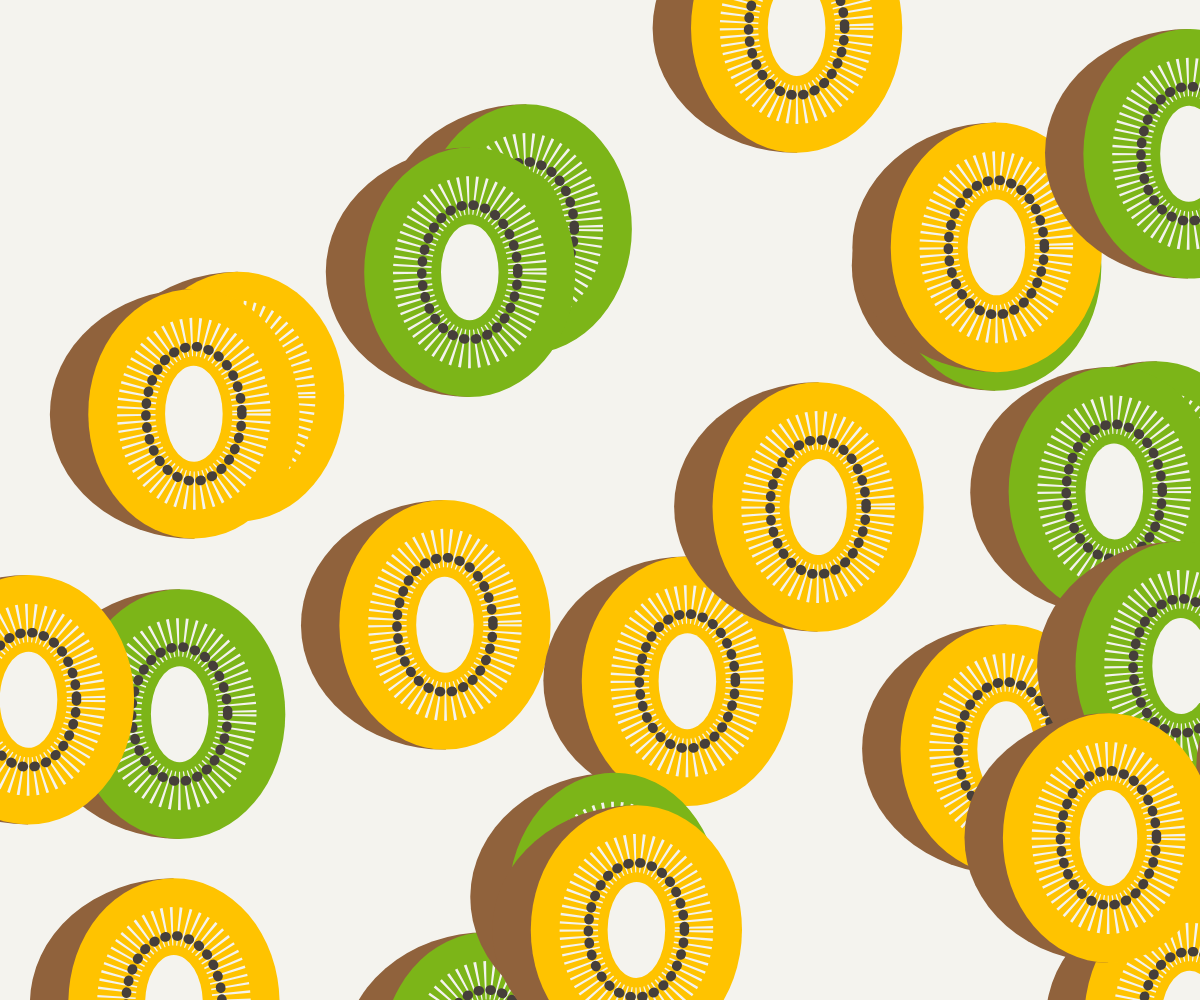
Frame 1 (no input)
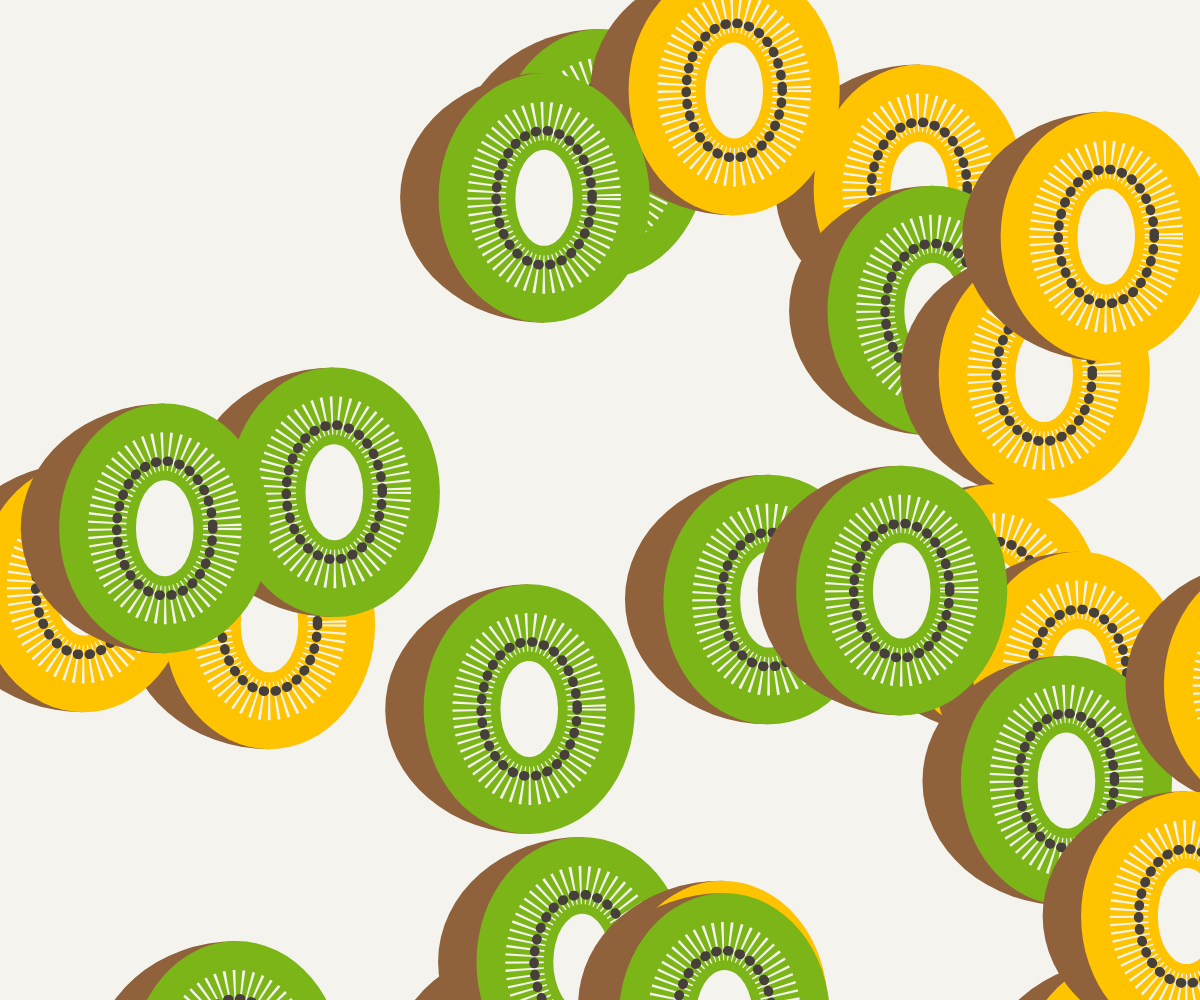
Frame 60 (no input)
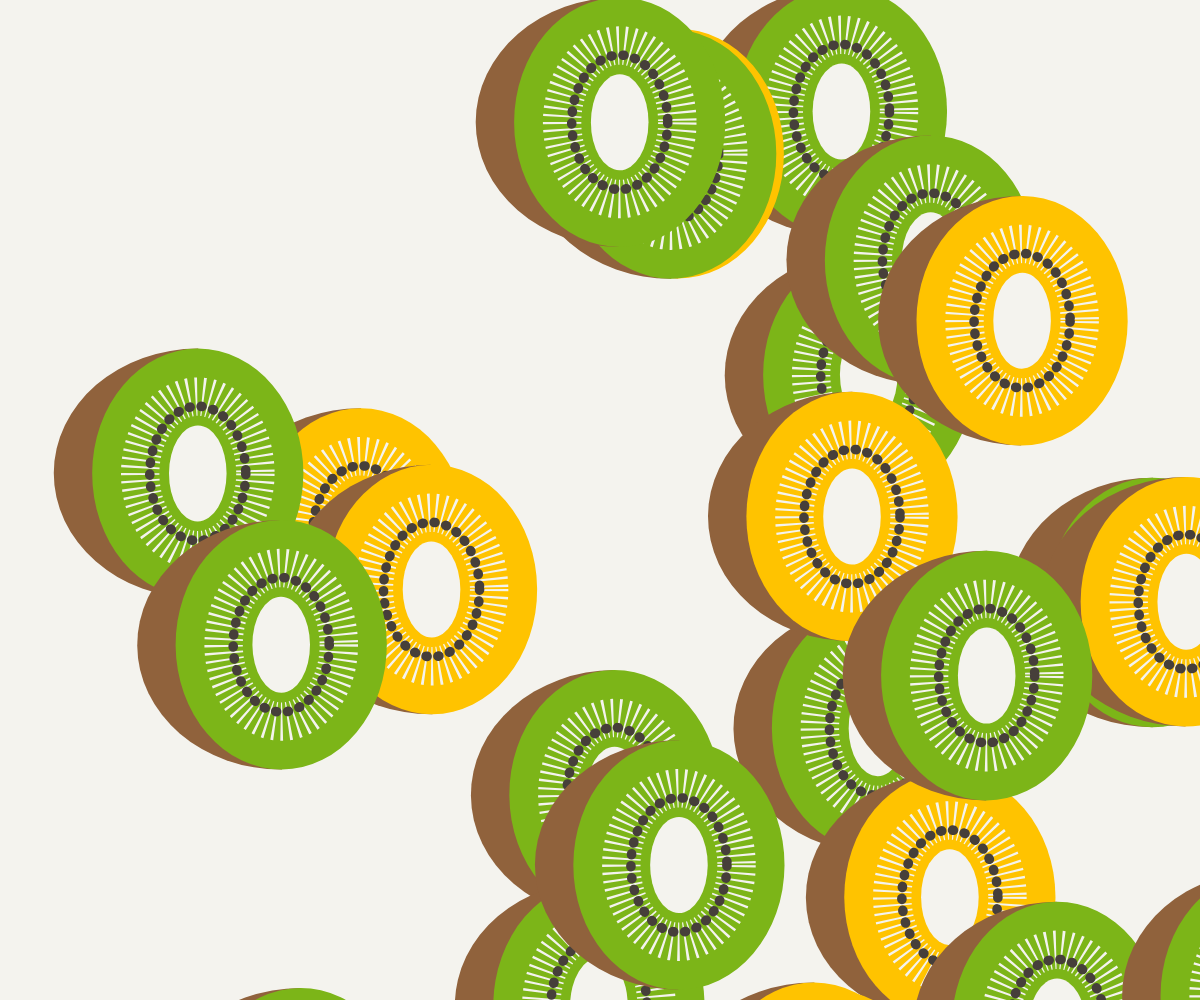
Frame 120 (the mouse pressed at the canvas centre since frame 60)

The p5.js sketch that drew these frames (run headless with seeded random() and noise() and a simulated clock; from frame 60 on, the mouse is pressed at the canvas centre):

// p5.js sketch
// ── sketch.js
let mis = ["#7cb518", "#ffc300"];
let tane = ["#463f3a"];
let bg = ["#f4f3ee"];

let rr = [270];
let shapes = []; // Array to store shape objects

class Shape {
  constructor(x, y) {
    this.x = x;
    this.y = y;
    this.offsetX = random(-100, 100); // Random offset
    this.offsetY = random(-100, 100);
    this.rotationSpeed = random(-0.5, 0.5); // Random rotation speed
    this.size = width / 5 * 0.8;
    this.moveSpeed = random(1, 2); // Random movement speed
    this.directionX = random([-1, 1]); // Random initial horizontal direction
    this.directionY = random([-1, 1]); // Random initial vertical direction
  }

  move() {
    // Move the shape horizontally
    this.x += this.moveSpeed * this.directionX;

    // If the shape reaches the edge, change its horizontal direction
    if (this.x < 0 || this.x > width) {
      this.directionX *= -1;
    }

    // Move the shape vertically
    this.y += this.moveSpeed * this.directionY;

    // If the shape reaches the edge, change its vertical direction
    if (this.y < 0 || this.y > height) {
      this.directionY *= -1;
    }
  }

  display() {
    push();
    translate(this.x + this.size / 2 + this.offsetX, this.y + this.size / 2 + this.offsetY);
    rotate(this.rotationSpeed);
    let d = this.size;

    noStroke();
    fill("#90623c");
    arc(0, 0, d * 1.5, d * 1.3, 90, 270, PIE);

    noStroke();
    let mi = random(mis);
    fill(mi);
    arc(0, 0, d * 1.1, d * 1.3, 0, 90 + random(rr), PIE);

    noStroke();
    fill("#f4f3ee");
    arc(0, 0, d * 0.3, d * 0.5, 0, 90 + random(rr), PIE);

    noFill();
    stroke("#f4f3ee");
    strokeWeight(d / 5);
    strokeCap(SQUARE);
    drawingContext.setLineDash([2, 5]);
    arc(0, 0, d * 0.6, d * 0.8, 0, 90 + random(rr));

    noFill();
    stroke(tane);
    strokeWeight(d / 20);
    strokeCap(ROUND);
    drawingContext.setLineDash([1, 11]);
    arc(0, 0, d * 0.5, d * 0.7, 0, 90 + random(rr));

    pop();
  }
}

function setup() {
  createCanvas(windowWidth, windowHeight);
  angleMode(DEGREES);
  background(bg);

  // Create shape objects and add them to the array
  for (let i = 0; i < 25; i++) {
    shapes.push(new Shape(random(width), random(height)));
  }
}

function draw() {
  background(bg); // Clear previous frame
  for (let shape of shapes) {
    shape.move(); // Move shapes
    shape.display(); // Display shapes
  }
}

function mouseMoved() {
  // Update shape positions based on mouse movement
  for (let shape of shapes) {
    let dx = mouseX - width / 2;
    let dy = mouseY - height / 2;
    shape.x += dx * 0.01;
    shape.y += dy * 0.01;
  }
}

function mouseClicked() {
  shapes.push(new Shape(mouseX, mouseY)); // Add new shape at mouse position
}
